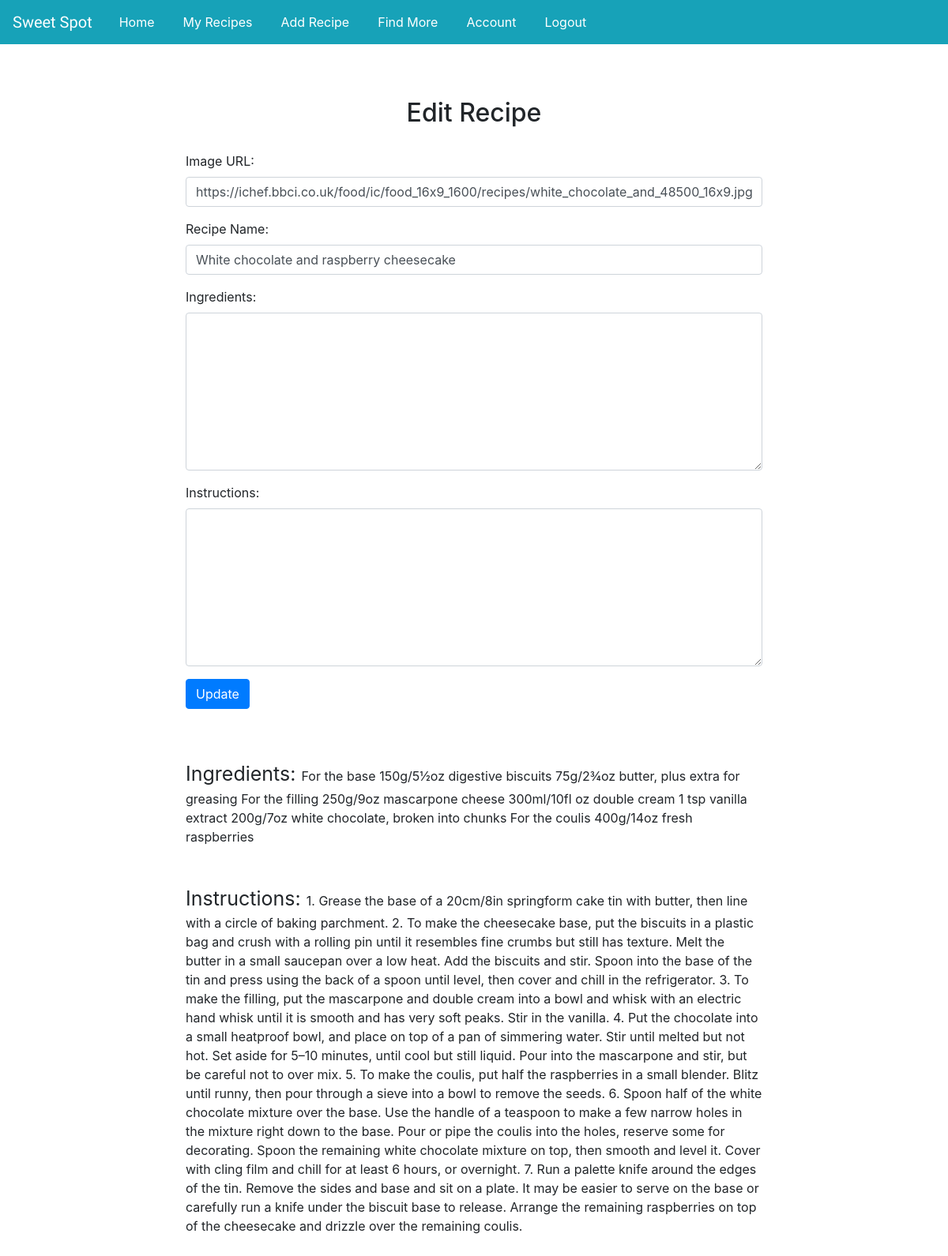
/recipe/17/edit (signed in), run on the app's committed database.
### sweet_spot_app/models.py (models this page shows)
class Recipe(models.Model):
    title = models.CharField(max_length=255)
    ingredients = models.TextField()
    instructions = models.TextField()
    recipe_img = models.TextField()
    poster = models.ForeignKey(User, related_name="user_recipes", on_delete=models.CASCADE)
    likes = models.ManyToManyField(User, related_name='liked_posts')
    created_at = models.DateTimeField(auto_now_add=True)
    updated_at = models.DateTimeField(auto_now=True)
    objects = RecipeManager()

### sweet_spot_app/views.py (the view)
# urls.py: path('recipe/<int:recipe_id>/edit', views.edit_recipe),
def edit_recipe(request, recipe_id):
    context = {
        'user_recipe': Recipe.objects.get(id=recipe_id),
        'user': User.objects.get(id=request.session['user_id'])
    }
    return render(request, 'edit_recipe.html', context)

### sweet_spot_app/templates/edit_recipe.html (shortened to what this page needs)
<!DOCTYPE html>
<html lang="en">
    {% include 'partials/head.html' %}
<body>
    {% include 'partials/navbar.html' %}
    <div class="container">
        <div class="row d-flex justify-content-center my-5">
            <div class="col-sm-12 col-md-8">
                <h2>Edit Recipe</h2>
                <form action="/recipe/{{user_recipe.id}}/update" method="POST">
                    <div class="form-group">
                        <label for="recipe_img">Image URL:</label>
                        <input type="recipe_img" class="form-control" name="recipe_img" placeholder="Image URL" value="{{user_recipe.recipe_img}}">
                    </div>
                    <div class="form-group">
                        <label for="title">Recipe Name:</label>
                        <input class="form-control" type="text" name="title" value="{{user_recipe.title}}">
                    </div>
                    <div class="form-group">
                        <label for="ingredients">Ingredients:</label>
                        <textarea class="form-control" type="text" name="ingredients" value="{{user_recipe.title}}"></textarea>
                    </div>
                    <div class="form-group">
                        <label for="instructions">Instructions:</label>
                        <textarea class="form-control" type="text" name="instructions" value="{{user_recipe.instructions}}"></textarea>
                    </div>
                    <button type="submit" class="btn btn-primary">Update</button>
                </form>
            </div>
        </div>
        <div class="row d-flex justify-content center">
            <div class="recipe-name col-sm-12 col-md-8 my-3 mx-auto">
                <p><span class="recipe-labels">Ingredients: </span>{{user_recipe.ingredients}}</p>
            </div>
            <div class="recipe-name col-sm-12 col-md-8 my-3 mx-auto">
                <p><span class="recipe-labels">Instructions: </span>{{user_recipe.instructions}}</p>
            </div>
        </div>
    </div>
</body>
</html>

### sweet_spot_app/static/styles.css (style rules this page uses)
* { margin: 0px; padding: 0px; }
h2 { text-align: center; margin-bottom: 30px; margin-top: 20px; }
.recipe-labels { font-size: 25px; }
textarea { height: 200px; }

### data on the page
Recipe: recipe_img "https://ichef.bbci.co.uk/food/ic/food_16x9_1600/recipes/white_chocolate_and_48500_16x9.jpg", title "White chocolate and raspberry cheesecake", ingredients "For the base 150g/5½oz digestive biscuits 75g/2¾oz butter, plus extra for greasing For the filling 250g/9oz mascarpone cheese 300ml/10fl oz double cream 1 tsp vanilla extract 200g/7oz white chocolate, broken into chunks For the coulis 400g/14oz fresh raspberries", instructions "1. Grease the base of a 20cm/8in springform cake tin with butter, then line with a circle of baking parchment. 2. To make the cheesecake base, put the biscuits in a plastic bag and crush with a rolling pin until it resembles fine crumbs but still has texture. Melt the butter in a small saucepan over a low heat. Add the biscuits and stir. Spoon into the base of the tin and press using the back of a spoon until level, then cover and chill in the refrigerator. 3. To make the filling, put the mascarpone and double cream into a bowl and whisk with an electric hand whisk until it is smooth and has very soft peaks. Stir in the vanilla. 4. Put the chocolate into a small heatproof bowl, and place on…"
